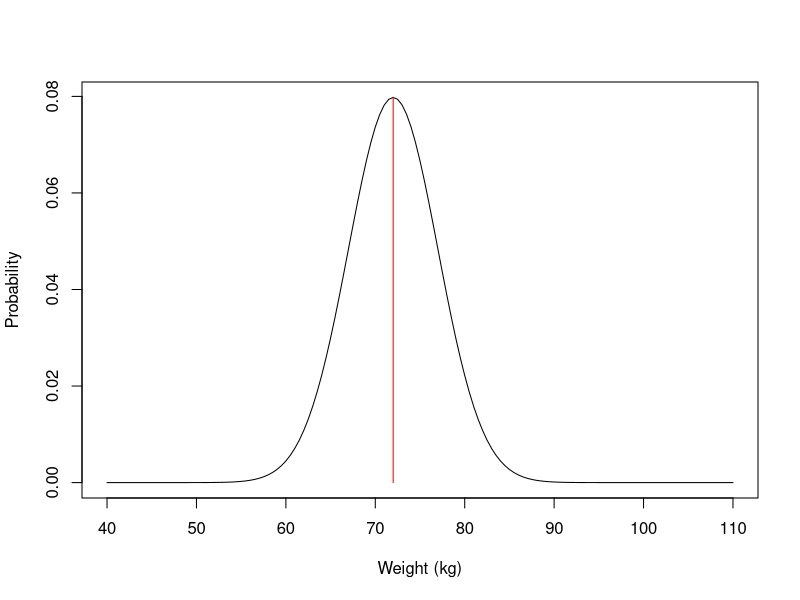

Generate this figure with R:
## ---- chunk 1
knitr::opts_chunk$set(echo = TRUE)
## ---- chunk 2
x <- seq(40, 110, by = .5)

y <- dnorm(x, mean = 72, sd = 5)

plot(x,y,type = "l", xlab = "Weight (kg)", ylab = "Probability")
lines(c(72,72),c(0,max(y)),col="red")

## ---- chunk 3
# Let's toss the coin once (Bernoulli)
rbinom(n=1,size=1,prob=0.5)

# Now let's try 100 trials
rbinom(n=1,size=100,prob=0.5)
